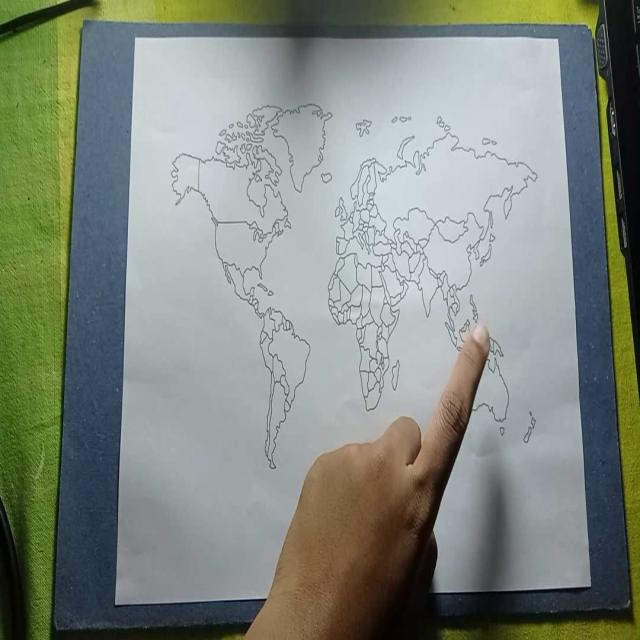
#> input picture Segmentation/sample_segment_masks/frame_d1_360_jpg.rf.aca7bc32ba5c91ea638994e1f7838c5c.jpg, 640 x 640 px, found by its file name
$ python test_annotations.py
#> lines starting #> are read from the running program, lines starting #| are printed output that depends on the picture; after the words box and inside, x2 and y2 are one past the last pixel; in counts of white or black regions, pixels touching at a corner belong together
import cv2
import numpy as np
from random import randint

test_image_path = r'Segmentation/sample_segment_masks/frame_d1_360_jpg.rf.aca7bc32ba5c91ea638994e1f7838c5c.jpg'
test_annotation_path = r'Segmentation/sample_segment_masks/frame_d1_360_jpg.rf.aca7bc32ba5c91ea638994e1f7838c5c.txt'


with open(test_annotation_path, 'r') as f:
#> (reads Segmentation/sample_segment_masks/frame_d1_360_jpg.rf.aca7bc32ba5c91ea638994e1f7838c5c.txt from the repository)
    labels = f.read().splitlines()
img = cv2.imread(test_image_path)
#> img is the input picture: shape (640, 640, 3); mean B, G, R 126.8, 136.2, 128.5

h,w = img.shape[:2]
#> h = 640; w = 640

for label in labels:
    print(label)
    class_id, *poly = label.split(' ')

    poly = np.asarray(poly,dtype=np.float16).reshape(-1,2) # Read poly, reshape
    poly *= [w,h] # Unscale

    cv2.polylines(img, [poly.astype('int')], True, (randint(0,255),randint(0,255),randint(0,255)), 2) # Draw Poly Lines
    cv2.fillPoly(img, [poly.astype('int')], (randint(0,255),randint(0,255),randint(0,255)), cv2.LINE_AA) # Draw area
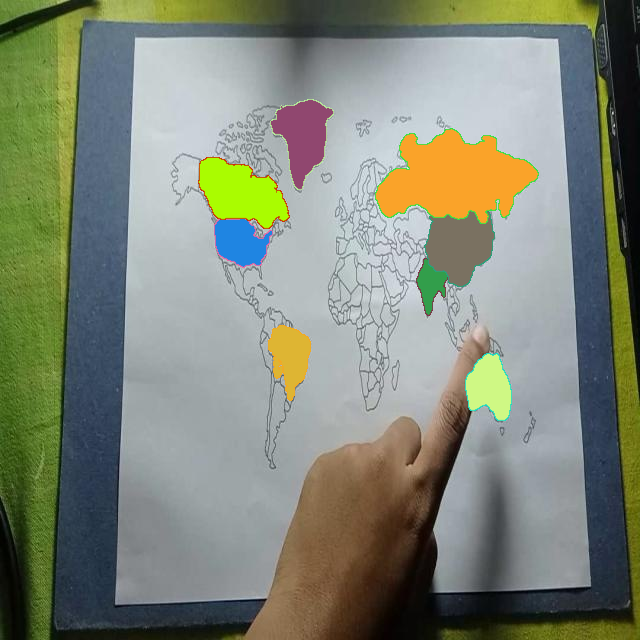
#> img: shape (640, 640, 3); 7.01% of pixels changed, all inside (x1, y1, x2, y2) = (198, 99, 539, 421)


key = cv2.imshow('SEGMENTATION MASK IMAGE', img)
key = cv2.waitKey(0)
#> (key q is pressed here)
if key == ord('q'):
    cv2.destroyAllWindows()
